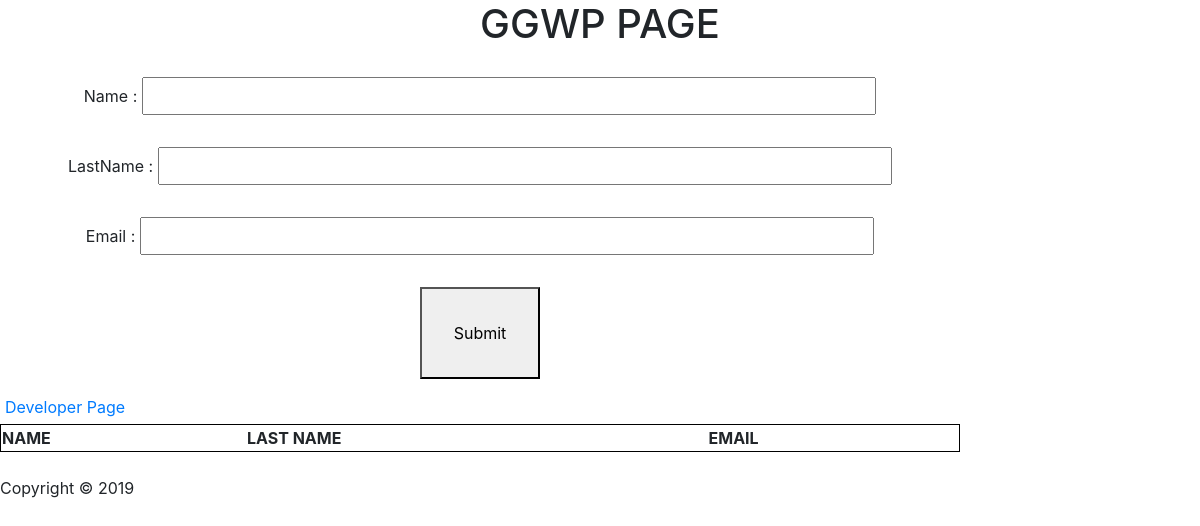
The app's page /index, older data.
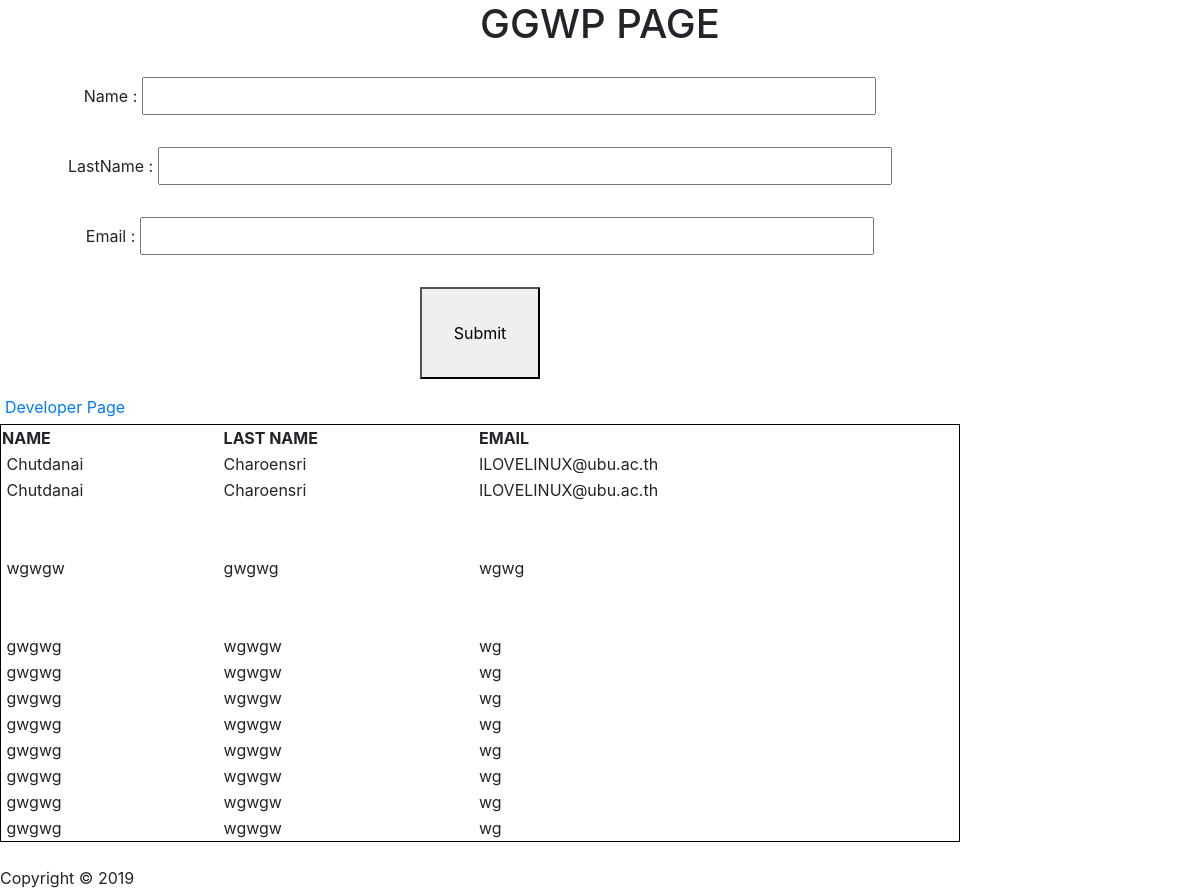
The same page, newer data.
### myapp/models.py (models this page shows)
class Service(models.Model):
    icon = models.CharField(max_length=200)
    title = models.CharField(max_length=300)
    detail = models.CharField(max_length=1000)
    def __str__(self):
        return self.title

### myapp/views.py (the view)
# urls.py: path('index', appview.index),
def index(req):
    if req.method == 'POST':
        post = req.POST
        s = Service()
        s.icon = post['icon']
        s.title = post['title']
        s.detail = post['detail']
        s.save()
        services = Service.objects.all()
        print(services)
        return render(req, 'myapp/index.html', { 'services': services })
    else:
        print('BRA BRA BRA')
        services = Service.objects.all()
        print(services)
        return render(req, 'myapp/index.html', { 'services': services })

### myapp/templates/myapp/index.html (shortened to what this page needs)
<!DOCTYPE html>
<html lang="en">
  <head>
    <link rel="stylesheet" href="https://stackpath.bootstrapcdn.com/bootstrap/4.3.1/css/bootstrap.min.css">
    {% load static %}
    <link href="{% static 'vendor/fontawesome-free/css/all.min.css' %}" rel="stylesheet" type="text/css">
  </head>
  <body background="https://image.freepik.com/free-vector/elegant-white-background-with-shiny-lines_1017-17580.jpg">
    <center><nav> <h1> GGWP PAGE </h1> </nav></center>
    <div>
      <section class="filled">
        <form action="index" method="POST" enctype="multipart/form-data;charset=UTF-8">
          <center><div class="spacing">Name : <input class="filled" type="text" name="icon" value=""/></div>
          <div class="spacing">LastName : <input class="filled" type="text" name="title" value=""/></div>
          <div class="spacing">Email : <input class="filled" type="text" name="detail" value=""/></div>
          <div class="spacing"><button style="padding: 2em;" type="submit">Submit</button></div> </center>  <a href="developer">Developer Page</a>
        </form>
      </section>
      <div>
       <table style="width:80%; border: 1px solid black; padding: 1em;">
        <tr>
          <th>NAME</th>
          <th>LAST NAME</th>
          <th>EMAIL</th>
        </tr>
        {% for s in services %}
        <tr>
          <td> <i class="fa {{s.icon}}"></i> {{ s.icon }}</td>
          <td>{{ s.title }}</td>
          <td>{{ s.detail }}</td>
        </tr>
        {% endfor %}
      </table>
      </div>
    </div>
    <footer>
      <div><br>
        <div>Copyright &copy; 2019 </div>
      </div>
    </footer>
  </body>
</html>

Row changes from the older to the newer data that the page shows:
added Service: icon "Chutdanai", title "Charoensri", detail "ILOVELINUX@ubu.ac.th"
added Service: icon "Chutdanai", title "Charoensri", detail "ILOVELINUX@ubu.ac.th"
added Service: icon "wgwgw", title "gwgwg", detail "wgwg"
added Service: icon "gwgwg", title "wgwgw", detail "wg"
added Service: icon "gwgwg", title "wgwgw", detail "wg"
added Service: icon "gwgwg", title "wgwgw", detail "wg"
added Service: icon "gwgwg", title "wgwgw", detail "wg"
added Service: icon "gwgwg", title "wgwgw", detail "wg"
added Service: icon "gwgwg", title "wgwgw", detail "wg"
added Service: icon "gwgwg", title "wgwgw", detail "wg"
added Service: icon "gwgwg", title "wgwgw", detail "wg"
